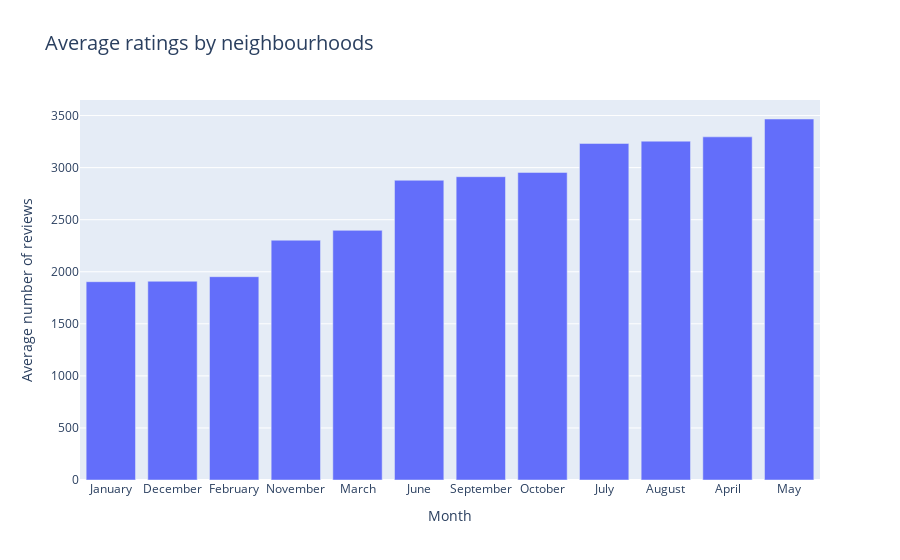

Notebook source saved alongside this figure:
### Code cell
fig = px.bar(
    month_mean,
    x='month',
    y='mean',
    title='Average ratings by neighbourhoods'
)

fig.update_layout(xaxis_title = "Month",
                  yaxis_title = "Average number of reviews", 
                  title_font_size = 20)

pio.write_image(fig, "average_ratings.png")
Image(filename="average_ratings.png")

fig.show()

### Figure 1 — Plotly figure (JSON) as saved in the notebook; plotly's stock layout.template omitted (floating-point values rounded to 4 significant figures)
{"data": [{"hovertemplate": "month=%{x}<br>mean=%{y}<extra></extra>", "legendgroup": "", "marker": {"color": "#636efa", "pattern": {"shape": ""}}, "name": "", "orientation": "v", "showlegend": false, "textposition": "auto", "type": "bar", "x": ["January", "December", "February", "November", "March", "June", "September", "October", "July", "August", "April", "May"], "xaxis": "x", "y": [1904.0, 1909.0, 1953.0, 2303.0, 2397.0, 2879.0, 2913.0, 2954.0, 3232.0, 3254.0, 3296.0, 3467.0], "yaxis": "y"}], "layout": {"barmode": "relative", "legend": {"tracegroupgap": 0}, "title": {"font": {"size": 20}, "text": "Average ratings by neighbourhoods"}, "xaxis": {"anchor": "y", "domain": [0, 1], "title": {"text": "Month"}}, "yaxis": {"anchor": "x", "domain": [0, 1], "title": {"text": "Average number of reviews"}}}}
